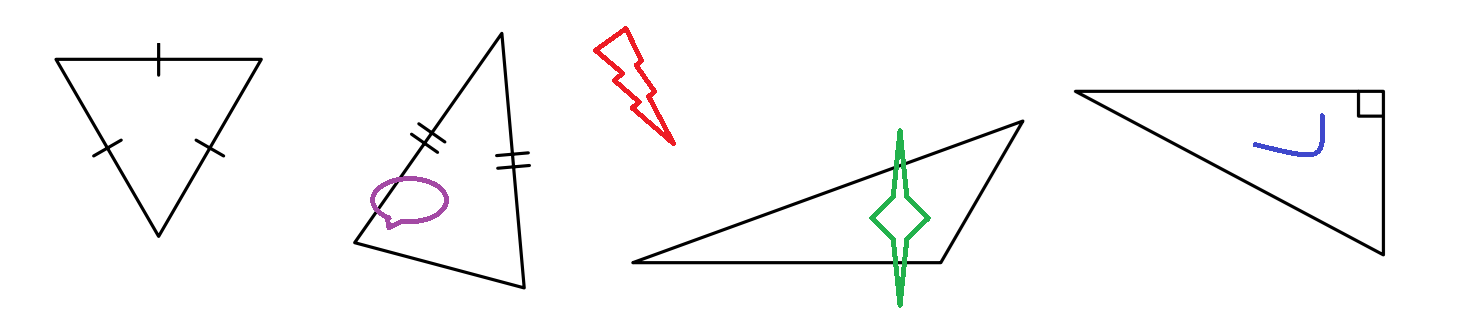
#> input picture Assets/four_triangles_example.png, 1467 x 315 px
$ python medium_hough.py
#> lines starting #> are read from the running program, lines starting #| are printed output that depends on the picture; after the words box and inside, x2 and y2 are one past the last pixel; in counts of white or black regions, pixels touching at a corner belong together
#%%
import cv2
import numpy as np
import matplotlib.pyplot as plt

# Function to display images
def display_image(title, image, cmap='gray'):
    plt.figure(figsize=(10, 5))
    plt.imshow(image, cmap=cmap)
    plt.title(title)
    plt.axis('off')
    plt.show()

# Load the input image
input_image_path = 'Assets/four_triangles_example.png'
image = cv2.imread(input_image_path, cv2.IMREAD_GRAYSCALE)
#> image: shape (315, 1467); min 0, max 255, mean 247.8

# Check if the image was loaded successfully
if image is None:
    raise FileNotFoundError(f"Unable to load image at path: {input_image_path}")

# Apply Canny edge detection
edges = cv2.Canny(image, 50, 150, apertureSize=3)
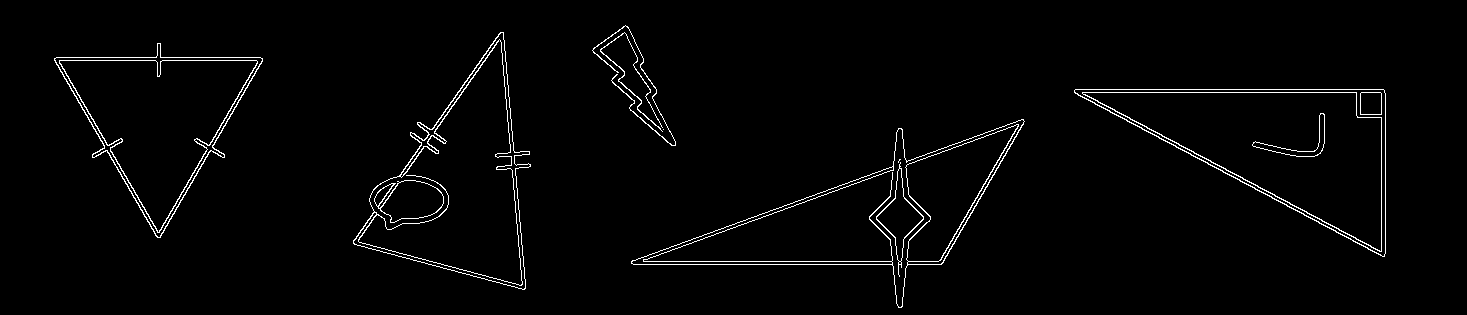
#> edges: shape (315, 1467); 2% white in thin lines or dots, all inside (x1, y1, x2, y2) = (54, 25, 1386, 308)

# Hough Transform to detect lines
lines = cv2.HoughLines(edges, 1, np.pi / 180, 100)
#> lines = 40 rows, first 8: [-423, 2.06], [-426, 2.06], [89, 1.57], [92, 1.57], [461, 1.22], [264, 1.57], [261, 1.57], [464, 1.22]

# Create a blank image to draw Hough lines
hough_lines_image = np.zeros_like(image)

# Draw the detected lines on the edge map
if lines is not None:
    for rho, theta in lines[:, 0]:
        a = np.cos(theta)
        b = np.sin(theta)
        x0 = a * rho
        y0 = b * rho
        x1 = int(x0 + 1000 * (-b))
        y1 = int(y0 + 1000 * (a))
        x2 = int(x0 - 1000 * (-b))
        y2 = int(y0 - 1000 * (a))
        cv2.line(hough_lines_image, (x1, y1), (x2, y2), (255, 255, 255), 1)
        # Small square markers
        cv2.rectangle(hough_lines_image, (int(x0) - 2, int(y0) - 2), (int(x0) + 2, int(y0) + 2), (255, 0, 0), -1)
#> this loop made 40 passes
#> (rho, theta, a, b, x0, y0, x1, y1) on passes 1 to 12: (-423, 2.06, -0.469, 0.883, 198.6, -373.5, -684, -842), (-426, 2.06, -0.469, 0.883, 200, -376.1, -682, -845), (89, 1.57, -4.37e-08, 1, -3.89e-06, 89, -1000, 88), (92, 1.57, -4.37e-08, 1, -4.02e-06, 92, -1000, 91), (461, 1.22, 0.342, 0.94, 157.7, 433.2, -782, 775), (264, 1.57, -4.37e-08, 1, -1.15e-05, 264, -1000, 263), (261, 1.57, -4.37e-08, 1, -1.14e-05, 261, -1000, 260), (464, 1.22, 0.342, 0.94, 158.7, 436, -780, 778), (-495, 3.05, -0.996, 0.0872, 493.1, -43.14, 405, -1039), (431, 0.611, 0.819, 0.574, 353.1, 247.2, -220, 1066), (57, 1.57, -4.37e-08, 1, -2.49e-06, 57, -1000, 56), (60, 1.57, -4.37e-08, 1, -2.62e-06, 60, -1000, 59)
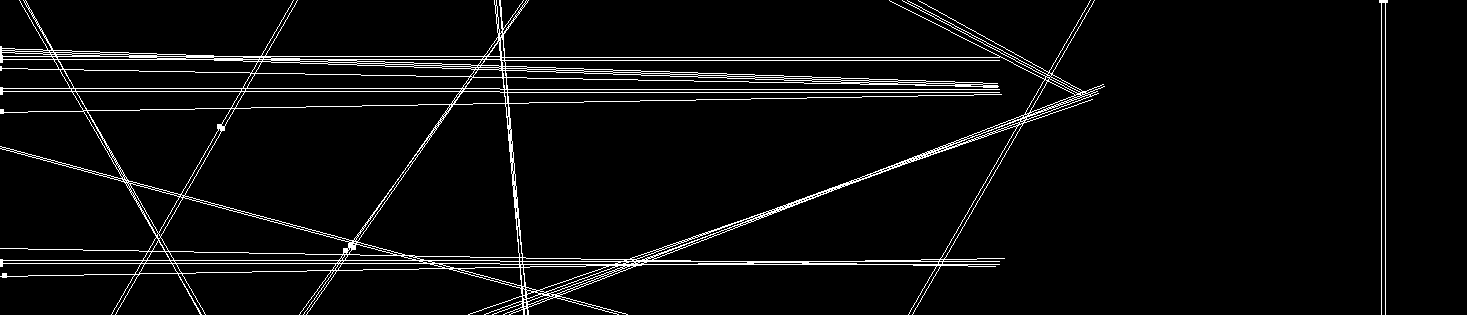
#> hough_lines_image: shape (315, 1467); 4.7% white in thin lines or dots


def draw_lines_on_edge_map(edge_map, lines, color=(255, 255, 255)):
    img = np.copy(edge_map)
    if len(img.shape) == 2:
        img = cv2.cvtColor(img, cv2.COLOR_GRAY2BGR)

    # Calculate the maximum distance needed to draw the lines across the entire image
    diag_len = int(np.sqrt(img.shape[0]**2 + img.shape[1]**2))

    for rho, theta in lines:
        a = np.cos(theta)
        b = np.sin(theta)
        x0 = a * rho
        y0 = b * rho
        # Extend line endpoints from center to beyond the edges of the image
        x1 = int(x0 + diag_len * (-b))
        y1 = int(y0 + diag_len * (a))
        x2 = int(x0 - diag_len * (-b))
        y2 = int(y0 - diag_len * (a))
        cv2.line(img, (x1, y1), (x2, y2), color, 2)

    return img

# Draw the detected lines on the edge map
line_image = np.copy(edges)
if lines is not None:
    for rho, theta in lines[:, 0]:
        a = np.cos(theta)
        b = np.sin(theta)
        x0 = a * rho
        y0 = b * rho
        x1 = int(x0 + 1000 * (-b))
        y1 = int(y0 + 1000 * (a))
        x2 = int(x0 - 1000 * (-b))
        y2 = int(y0 - 1000 * (a))
        cv2.line(line_image, (x1, y1), (x2, y2), (255, 255, 255), 1)
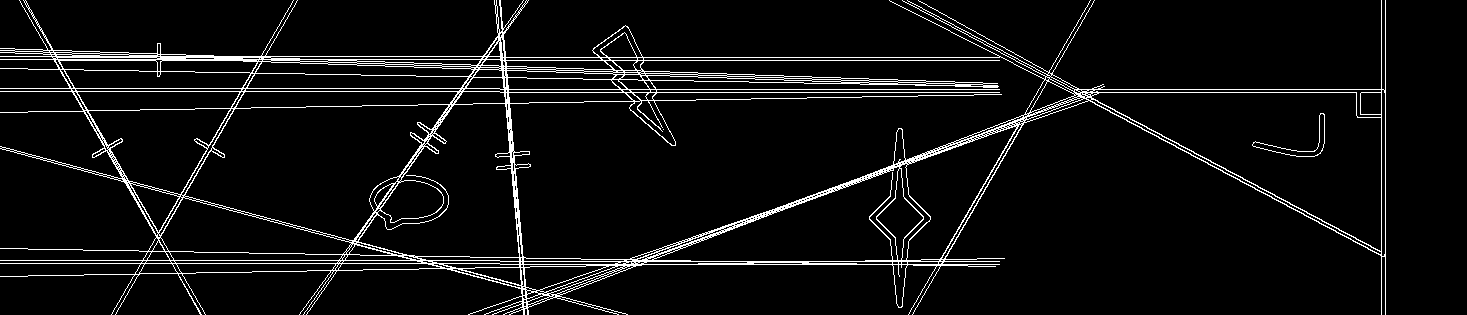
#> line_image: shape (315, 1467); 5.9% white in thin lines or dots

# Function to detect triangles from lines
def detect_triangles(lines, edges):
    if lines is None:
        return []

    triangles = []
    for i in range(len(lines)):
        for j in range(i + 1, len(lines)):
            for k in range(j + 1, len(lines)):
                line1 = lines[i][0]
                line2 = lines[j][0]
                line3 = lines[k][0]

                points = []
                for line_a, line_b in [(line1, line2), (line2, line3), (line3, line1)]:
                    rho1, theta1 = line_a
                    rho2, theta2 = line_b
                    A = np.array([[np.cos(theta1), np.sin(theta1)], [np.cos(theta2), np.sin(theta2)]])
                    B = np.array([rho1, rho2])
                    if np.abs(np.linalg.det(A)) > 1e-6:  # Check for nearly parallel lines
                        point = np.linalg.solve(A, B)
                        if 0 <= point[0] < edges.shape[1] and 0 <= point[1] < edges.shape[0]:  # Check if the point is within the image
                            if edges[int(point[1]), int(point[0])] > 0:  # Check if the point coincides with an edge
                                points.append(point)

                if len(points) == 3:
                    triangles.append(points)

    return triangles
# Plotting Hough Transform parameter space (rho, theta)
thetas = np.deg2rad(np.arange(-90.0, 90.0))
height, width = edges.shape
#> height = 315; width = 1467
diag_len = int(np.sqrt(width**2 + height**2))
#> diag_len = 1500
rhos = np.linspace(-diag_len, diag_len, 2 * diag_len)
#> rhos = 3000 values from -1500 to 1500
hough_space = np.zeros((2 * diag_len, len(thetas)))

for y in range(height):
    for x in range(width):
        if edges[y, x] > 0:
            for theta_idx, theta in enumerate(thetas):
                rho = int(x * np.cos(theta) + y * np.sin(theta)) + diag_len
                if 0 <= rho < 2 * diag_len:
                    hough_space[rho, theta_idx] += 1
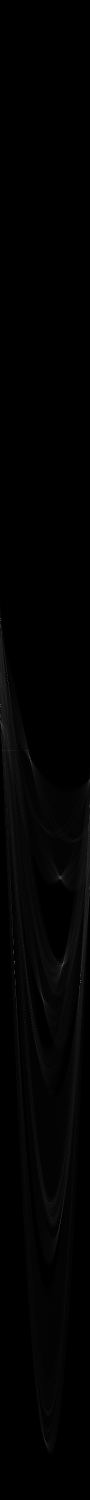
#> hough_space: shape (3000, 180) float64 (shown at 1/2 size); min 0, max 337, mean 3.1; drawn with min black and max white

# Detect triangles
triangles = detect_triangles(lines, edges)
#> the loop in detect_triangles, `for i in range(len(lines)):` made 40 passes
#> after the loop in detect_triangles, `for i in range(len(lines)):`: triangles = 131 items
#> triangles = 131 items

# Draw the detected triangles on a black background
triangle_image = np.zeros((image.shape[0], image.shape[1], 3), dtype=np.uint8)
colors = [(255, 0, 0), (0, 255, 0), (0, 0, 255), (255, 255, 0)]
for idx, points in enumerate(triangles):
        # Convert points to a numpy array
    points = np.array(points)

    # Check if points contains any NaN values
    if np.isnan(points).any():
        # Handle NaN values (e.g., replace them with zero)
        points[np.isnan(points)] = 0

    # Check if points contains any infinite values
    if np.isinf(points).any():
        # Handle infinite values (e.g., replace them with a large finite number)
        points[np.isinf(points)] = np.finfo(points.dtype).max

    # Cast to int32 and reshape
    points = points.astype(np.int32).reshape((-1, 1, 2))
    color = colors[idx % len(colors)]
    cv2.polylines(triangle_image, [points], isClosed=True, color=color, thickness=2)
#> this loop made 131 passes
#> points on passes 19 to 30: [[1090, 97.07], [1101.7, 92.79], [1082.5, 93.12]], [[1309.7, 213.9], [1385, 252.3], [1385, 253.9]], [[1309.7, 213.9], [1381, 250.2], [1381, 251.8]], [[1385, 253.9], [1385, 251.9], [1381.2, 251.9]], [[1381, 251.8], [1381, 251.9], [1381.2, 251.9]], [[1082.5, 93.12], [1113.3, 92.58], [1094, 99.23]], [[1103.3, 89], [1092.5, 92.95], [1318.6, 89]], [[1103.3, 89], [746.2, 219], [1123.7, 89]], [[1103.3, 89], [861.4, 177.1], [1090.8, 89]], [[1103.3, 89], [1101.9, 89.51], [1087.3, 89]], [[1112.1, 89], [1101.7, 92.79], [1318.6, 89]], [[1112.1, 89], [1109.9, 89.79], [1087.3, 89]]
#> (points, color) on passes 1 to 6: ([[1074, 92], [1095, 92], [1082, 96]], (255, 0, 0)), ([[1074, 92], [1103, 92], [1086, 98]], (0, 255, 0)), ([[1074, 92], [1083, 92], [1314, 220]], (0, 0, 255)), ([[1074, 92], [1146, 92], [1076, 93]], (255, 255, 0)), ([[1074, 92], [1115, 92], [1090, 100]], (255, 0, 0)), ([[1074, 92], [1082, 92], [1077, 93]], (0, 255, 0))
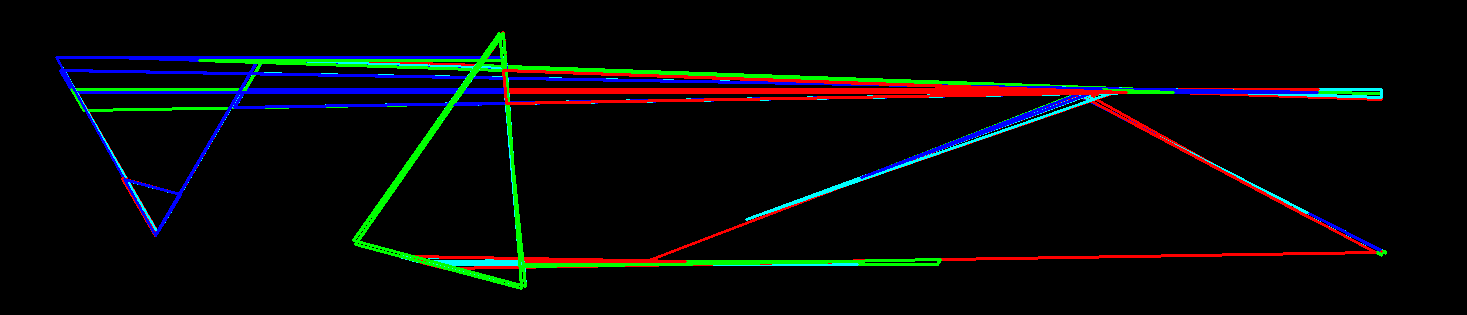
#> triangle_image: shape (315, 1467, 3); mean of channels 0, 1, 2 8, 8.3, 6.8; drawn as B, G, R


display_image("Input Image", image)
display_image("Edge Map", edges)

# Display the Hough transform parameter space
plt.figure(figsize=(10, 10))
plt.imshow(hough_space, cmap='gray', extent=[-90, 90, -diag_len, diag_len], aspect='auto')
plt.title("Hough Transform Parameter Space")
plt.xlabel("Theta (degrees)")
plt.ylabel("Rho (pixels)")
plt.axis('on')
plt.show()

# Display the detected lines

display_image("Detected Lines", line_image)
edges_with_lines = draw_lines_on_edge_map(edges, lines, color=(255, 255, 255))
#> (the run stopped early here; a loop or call above may not have finished)

$ run again, with Assets/hough_transform.png copied over Assets/four_triangles_example.png
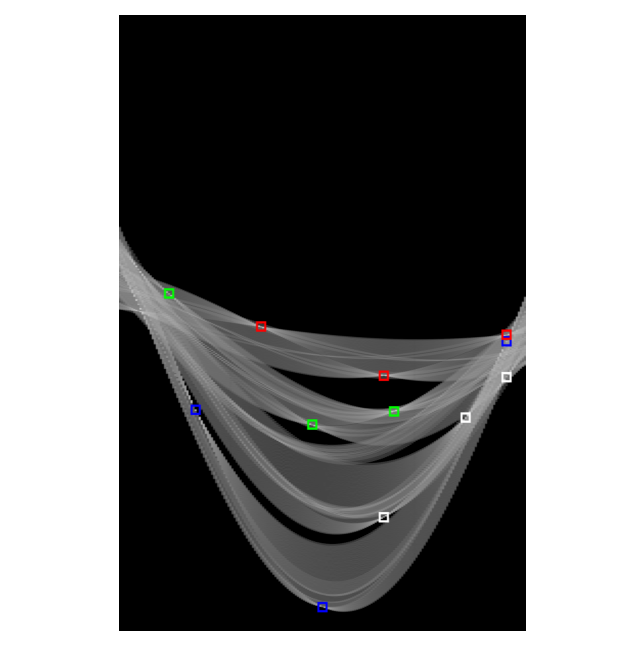
#> input picture Assets/hough_transform.png, 644 x 671 px
#> edges: shape (671, 644); 2.6% white in thin lines or dots, all inside (x1, y1, x2, y2) = (118, 14, 527, 631)
#> lines = 37 rows, first 8: [525, 0], [118, 0], [630, 1.57], [14, 1.57], [-8, 2.74], [-20, 2.74], [136, 2.36], [292, 1.69]
#> the loop `for rho, theta in lines[:, 0]:` made 37 passes
#> (rho, theta, a, b, x0, y0, x1, y1) on passes 1 to 8: (525, 0, 1, 0, 525, 0, 525, 1000), (118, 0, 1, 0, 118, 0, 118, 1000), (630, 1.57, -4.37e-08, 1, -2.75e-05, 630, -1000, 629), (14, 1.57, -4.37e-08, 1, -6.12e-07, 14, -1000, 13), (-8, 2.74, -0.921, 0.391, 7.36, -3.13, -383, -923), (-20, 2.74, -0.921, 0.391, 18.41, -7.81, -372, -928), (136, 2.36, -0.707, 0.707, -96.17, 96.17, -803, -610), (292, 1.69, -0.122, 0.993, -35.59, 289.8, -1028, 167)
#> after the loop `for y in range(height):`:
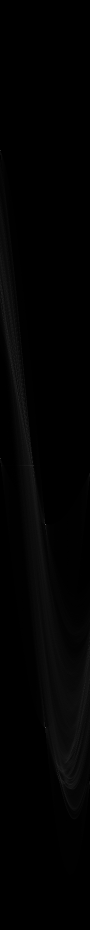
#> hough_space: shape (1860, 180) float64 (shown at 1/2 size); min 0, max 614, mean 6.1; drawn with min black and max white
#> the loop in detect_triangles, `for i in range(len(lines)):` made 37 passes
#> after the loop in detect_triangles, `for i in range(len(lines)):`: triangles = 223 items
#> the loop `for idx, points in enumerate(triangles):` made 223 passes
#> (points, color) on passes 1 to 3: ([[525, 630], [356, 630], [525, 338]], (255, 0, 0)), ([[525, 630], [385, 630], [525, 344]], (0, 255, 0)), ([[525, 630], [367, 630], [525, 333]], (0, 0, 255))
#> after the loop `for idx, points in enumerate(triangles):`:
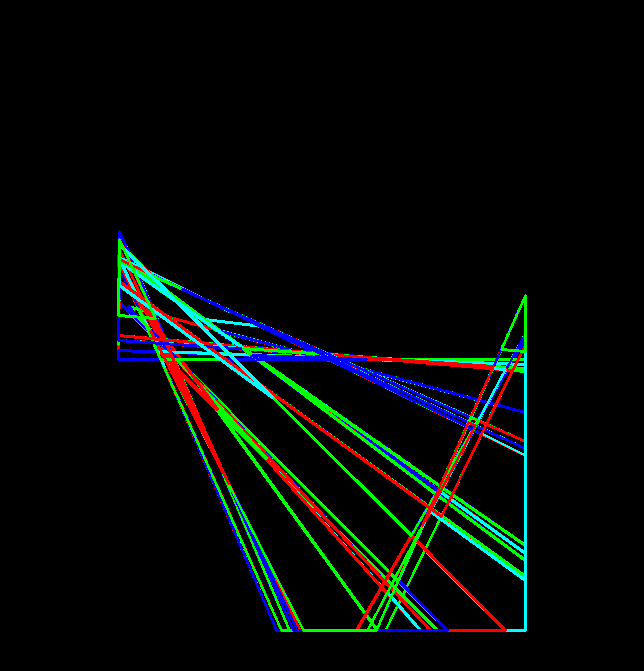
#> triangle_image: shape (671, 644, 3); mean of channels 0, 1, 2 7, 9.3, 5; drawn as B, G, R

$ run again, with Assets/onetri.png copied over Assets/four_triangles_example.png
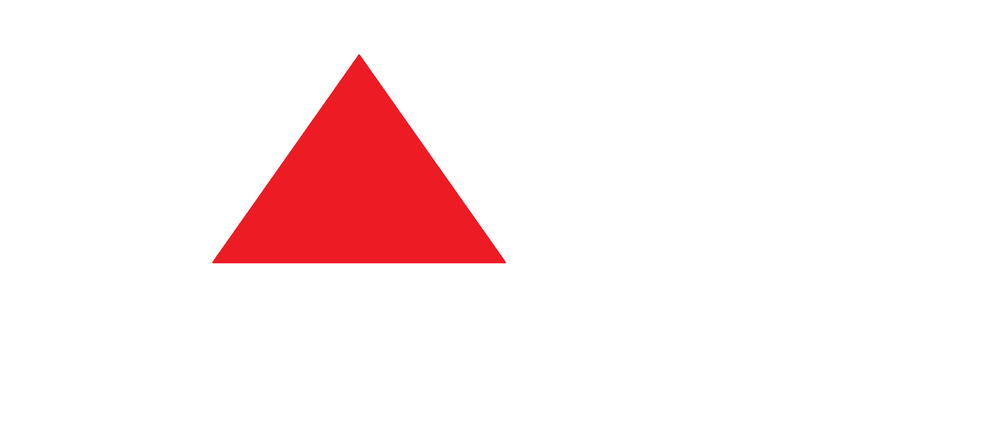
#> input picture Assets/onetri.png, 1000 x 436 px, shrunk from 2463 x 1073 before the run
#> `edges = cv2.Canny(image, 50, 150, apertureSize=3)`:
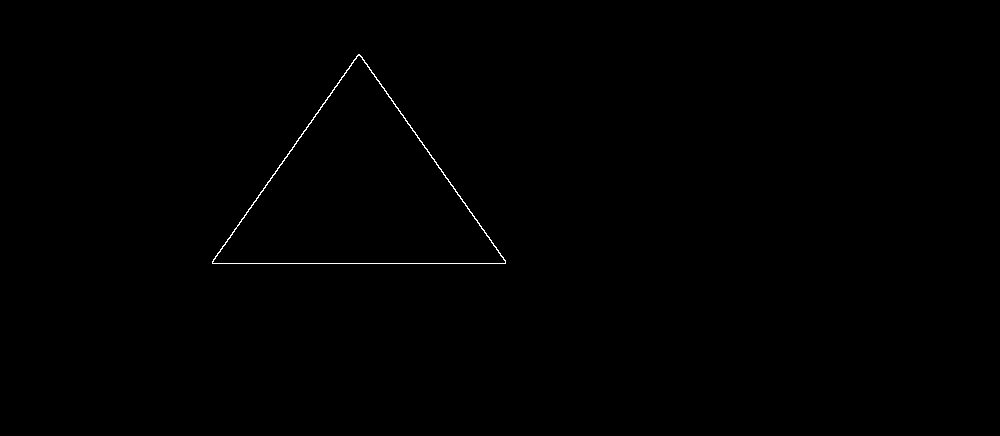
#> edges: shape (436, 1000); 0.23% white in thin lines or dots, all inside (x1, y1, x2, y2) = (212, 54, 506, 264)
#> lines = [[263, 1.57], [324, 0.611], [-264, 2.53]]
#> the loop `for rho, theta in lines[:, 0]:` made 3 passes
#> (rho, theta, a, b, x0, y0, x1, y1) on passes 1 to 3: (263, 1.57, -4.37e-08, 1, -1.15e-05, 263, -1000, 262), (324, 0.611, 0.819, 0.574, 265.4, 185.8, -308, 1004), (-264, 2.53, -0.819, 0.574, 216.3, -151.4, -357, -970)
#> after the loop `for rho, theta in lines[:, 0]:`:
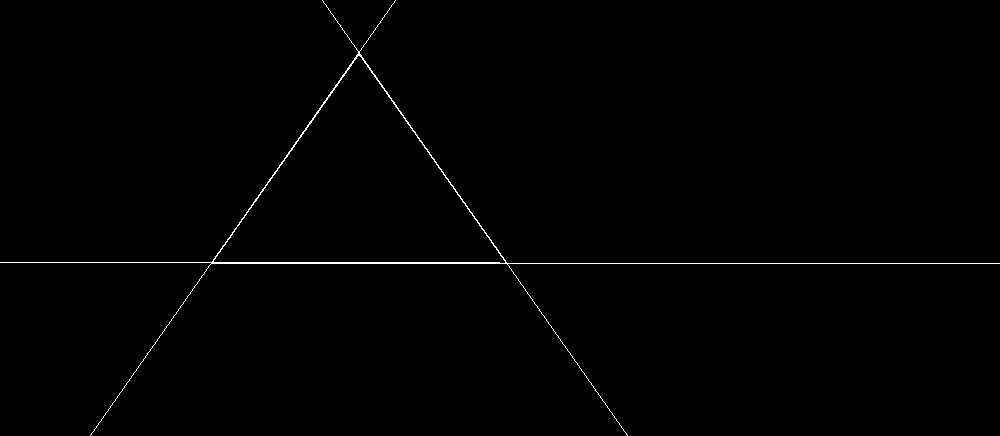
#> line_image: shape (436, 1000); 0.58% white in thin lines or dots
#> the loop in detect_triangles, `for i in range(len(lines)):` made 3 passes
#> after the loop in detect_triangles, `for i in range(len(lines)):`: triangles = []
